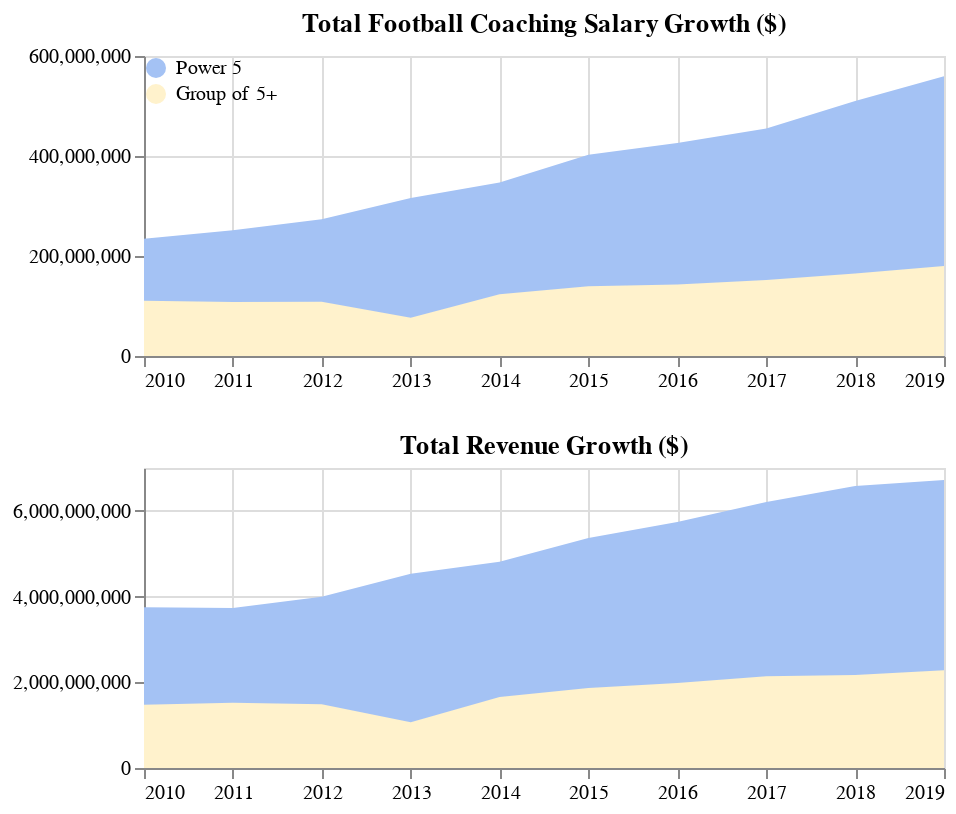

The cell this chart's notebook holds for it:
### Code cell
#viz for grouping revenue and year and separate out power5 and group of 5+ to get desired 
#non-stacked chart result that doesn't require using opacity

#set as datetime series for altair, don't know why but it works
showMEtheMONEY['Year'] = pd.to_datetime(showMEtheMONEY['Year'], format='%Y')

#same colors as presentation boxes 
domain = ['Power 5', 'Group of 5+']
range_ = ['#a4c2f4ff', '#fff2ccff']

#filter on each group for visuals
power5 = showMEtheMONEY[showMEtheMONEY['Group']=='Power 5']
group5 = showMEtheMONEY[showMEtheMONEY['Group']=='Group of 5+']

#area chart for the power 5 coach salary totals by year
sal_year_P5 = alt.Chart(power5).mark_area().encode(
    x = alt.X('year(Year):T',axis=alt.Axis(title=None, format='%Y')),
    y = alt.Y('sum(Total Football Coaching Salaries):Q',axis=alt.Axis(title=None)),
    color = alt.Color('Group:N', legend=alt.Legend(title=None, orient='none'),scale=alt.Scale(domain=domain, range=range_))
).properties(
    height=150,
    width=400,
    title='Total Football Coaching Salary Growth ($)'
)

#area chart for the group of 5+ coach salary totals by year
sal_year_G5 = alt.Chart(group5).mark_area().encode(
    x = alt.X('year(Year):T',axis=alt.Axis(title=None, format='%Y')),
    y = alt.Y('sum(Total Football Coaching Salaries):Q',axis=alt.Axis(title=None)),
    color = alt.Color('Group:N', legend=alt.Legend(title=None, orient='none'),scale=alt.Scale(domain=domain, range=range_))
).properties(
    height=150,
    width=400,
    title='Total Football Coaching Salary Growth ($)'
)

#area chart for the power 5 revenue totals by year
rev_year_P5 = alt.Chart(power5).mark_area().encode(
    x = alt.X('year(Year):T',axis=alt.Axis(title=None, format='%Y')),
    y = alt.Y('sum(Total Revenues):Q',stack=None,axis=alt.Axis(title=None)),
    color = alt.Color('Group:N', legend=alt.Legend(title=None, orient='none'),scale=alt.Scale(domain=domain, range=range_))
).properties(
    height=150,
    width=400,
    title='Total Revenue Growth ($)'
)

#area chart for the group of 5+ revenue totals by year
rev_year_G5 = alt.Chart(group5).mark_area().encode(
    x = alt.X('year(Year):T',axis=alt.Axis(title=None, format='%Y')),
    y = alt.Y('sum(Total Revenues):Q',stack=None,axis=alt.Axis(title=None)),
    color = alt.Color('Group:N', legend=alt.Legend(title=None, orient='none'),scale=alt.Scale(domain=domain, range=range_))
).properties(
    height=150,
    width=400,
    title='Total Revenue Growth ($)'
)

#layer the salary and revenue charts then vertically concatenate them
(sal_year_P5 + sal_year_G5) & (rev_year_P5 + rev_year_G5)

### Figure 1 — Vega-Lite specification as saved in the notebook (floating-point values rounded to 4 significant figures; data arrays with more than 128 entries replaced by an {"elided": "..."} marker saying what was removed)
{"config": {"view": {"continuousWidth": 400, "continuousHeight": 300}}, "vconcat": [{"layer": [{"data": {"name": "data-c59a14e9a8fae905195e40d8f28cb029"}, "mark": "area", "encoding": {"color": {"type": "nominal", "field": "Group", "legend": {"orient": "none", "title": null}, "scale": {"domain": ["Power 5", "Group of 5+"], "range": ["#a4c2f4ff", "#fff2ccff"]}}, "x": {"type": "temporal", "axis": {"format": "%Y", "title": null}, "field": "Year", "timeUnit": "year"}, "y": {"type": "quantitative", "aggregate": "sum", "axis": {"title": null}, "field": "Total Football Coaching Salaries"}}, "height": 150, "title": "Total Football Coaching Salary Growth ($)", "width": 400}, {"data": {"name": "data-351fe0618956847b26d62ea62d586783"}, "mark": "area", "encoding": {"color": {"type": "nominal", "field": "Group", "legend": {"orient": "none", "title": null}, "scale": {"domain": ["Power 5", "Group of 5+"], "range": ["#a4c2f4ff", "#fff2ccff"]}}, "x": {"type": "temporal", "axis": {"format": "%Y", "title": null}, "field": "Year", "timeUnit": "year"}, "y": {"type": "quantitative", "aggregate": "sum", "axis": {"title": null}, "field": "Total Football Coaching Salaries"}}, "height": 150, "title": "Total Football Coaching Salary Growth ($)", "width": 400}]}, {"layer": [{"data": {"name": "data-c59a14e9a8fae905195e40d8f28cb029"}, "mark": "area", "encoding": {"color": {"type": "nominal", "field": "Group", "legend": {"orient": "none", "title": null}, "scale": {"domain": ["Power 5", "Group of 5+"], "range": ["#a4c2f4ff", "#fff2ccff"]}}, "x": {"type": "temporal", "axis": {"format": "%Y", "title": null}, "field": "Year", "timeUnit": "year"}, "y": {"type": "quantitative", "aggregate": "sum", "axis": {"title": null}, "field": "Total Revenues", "stack": null}}, "height": 150, "title": "Total Revenue Growth ($)", "width": 400}, {"data": {"name": "data-351fe0618956847b26d62ea62d586783"}, "mark": "area", "encoding": {"color": {"type": "nominal", "field": "Group", "legend": {"orient": "none", "title": null}, "scale": {"domain": ["Power 5", "Group of 5+"], "range": ["#a4c2f4ff", "#fff2ccff"]}}, "x": {"type": "temporal", "axis": {"format": "%Y", "title": null}, "field": "Year", "timeUnit": "year"}, "y": {"type": "quantitative", "aggregate": "sum", "axis": {"title": null}, "field": "Total Revenues", "stack": null}}, "height": 150, "title": "Total Revenue Growth ($)", "width": 400}]}], "$schema": "https://vega.github.io/schema/vega-lite/v4.8.1.json", "datasets": {"data-c59a14e9a8fae905195e40d8f28cb029": {"elided": "620 records"}, "data-351fe0618956847b26d62ea62d586783": {"elided": "594 records"}}}
